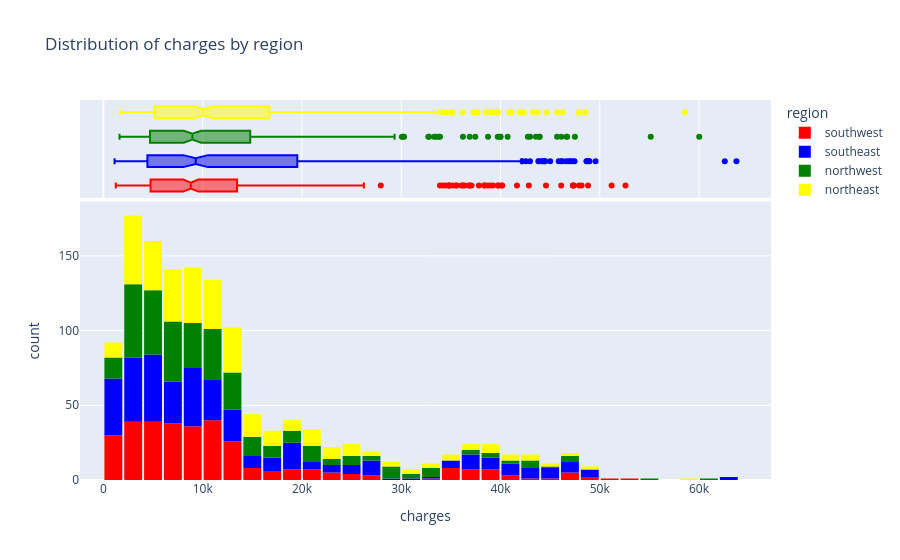

Here is the notebook cell this chart was saved with:
### Markdown cell above
### Region

### Code cell
fig4 = px.histogram(
    medical_df,
    marginal="box",
    color="region",
    x="charges",
    color_discrete_sequence=["red", "blue", "green", "yellow"],
    title="Distribution of charges by region"  
)

fig4.update_layout(bargap=0.1)
fig4.show()

### Figure 1 — Plotly figure (JSON) as saved in the notebook; plotly's stock layout.template omitted (floating-point values rounded to 4 significant figures; data arrays with more than 128 entries replaced by an {"elided": "..."} marker saying what was removed)
{"data": [{"bingroup": "x", "hovertemplate": "region=southwest<br>charges=%{x}<br>count=%{y}<extra></extra>", "legendgroup": "southwest", "marker": {"color": "red", "pattern": {"shape": ""}}, "name": "southwest", "orientation": "v", "showlegend": true, "type": "histogram", "x": {"elided": "325 float values"}, "xaxis": "x", "yaxis": "y"}, {"hovertemplate": "region=southwest<br>charges=%{x}<extra></extra>", "legendgroup": "southwest", "marker": {"color": "red"}, "name": "southwest", "notched": true, "showlegend": false, "type": "box", "x": {"elided": "325 float values"}, "xaxis": "x2", "yaxis": "y2"}, {"bingroup": "x", "hovertemplate": "region=southeast<br>charges=%{x}<br>count=%{y}<extra></extra>", "legendgroup": "southeast", "marker": {"color": "blue", "pattern": {"shape": ""}}, "name": "southeast", "orientation": "v", "showlegend": true, "type": "histogram", "x": {"elided": "364 float values"}, "xaxis": "x", "yaxis": "y"}, {"hovertemplate": "region=southeast<br>charges=%{x}<extra></extra>", "legendgroup": "southeast", "marker": {"color": "blue"}, "name": "southeast", "notched": true, "showlegend": false, "type": "box", "x": {"elided": "364 float values"}, "xaxis": "x2", "yaxis": "y2"}, {"bingroup": "x", "hovertemplate": "region=northwest<br>charges=%{x}<br>count=%{y}<extra></extra>", "legendgroup": "northwest", "marker": {"color": "green", "pattern": {"shape": ""}}, "name": "northwest", "orientation": "v", "showlegend": true, "type": "histogram", "x": {"elided": "325 float values"}, "xaxis": "x", "yaxis": "y"}, {"hovertemplate": "region=northwest<br>charges=%{x}<extra></extra>", "legendgroup": "northwest", "marker": {"color": "green"}, "name": "northwest", "notched": true, "showlegend": false, "type": "box", "x": {"elided": "325 float values"}, "xaxis": "x2", "yaxis": "y2"}, {"bingroup": "x", "hovertemplate": "region=northeast<br>charges=%{x}<br>count=%{y}<extra></extra>", "legendgroup": "northeast", "marker": {"color": "yellow", "pattern": {"shape": ""}}, "name": "northeast", "orientation": "v", "showlegend": true, "type": "histogram", "x": {"elided": "324 float values"}, "xaxis": "x", "yaxis": "y"}, {"hovertemplate": "region=northeast<br>charges=%{x}<extra></extra>", "legendgroup": "northeast", "marker": {"color": "yellow"}, "name": "northeast", "notched": true, "showlegend": false, "type": "box", "x": {"elided": "324 float values"}, "xaxis": "x2", "yaxis": "y2"}], "layout": {"bargap": 0.1, "barmode": "relative", "legend": {"title": {"text": "region"}, "tracegroupgap": 0}, "title": {"text": "Distribution of charges by region"}, "xaxis": {"anchor": "y", "domain": [0, 1], "title": {"text": "charges"}}, "xaxis2": {"anchor": "y2", "domain": [0, 1], "matches": "x", "showgrid": true, "showticklabels": false}, "yaxis": {"anchor": "x", "domain": [0, 0.7326], "title": {"text": "count"}}, "yaxis2": {"anchor": "x2", "domain": [0.7426, 1], "matches": "y2", "showgrid": false, "showline": false, "showticklabels": false, "ticks": ""}}}
